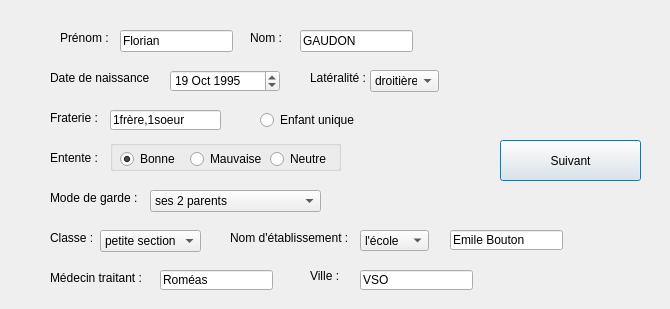
<?xml version="1.0" encoding="UTF-8"?>
<ui version="4.0">
 <class>Test</class>
 <widget class="QDialog" name="Test">
  <property name="geometry">
   <rect>
    <x>0</x>
    <y>0</y>
    <width>670</width>
    <height>309</height>
   </rect>
  </property>
  <property name="windowTitle">
   <string>Dialog</string>
  </property>
  <widget class="QLineEdit" name="lineEditMedecinTraitant">
   <property name="geometry">
    <rect>
     <x>160</x>
     <y>270</y>
     <width>113</width>
     <height>20</height>
    </rect>
   </property>
   <property name="text">
    <string>Roméas</string>
   </property>
  </widget>
  <widget class="QComboBox" name="comboBoxLateralite">
   <property name="geometry">
    <rect>
     <x>370</x>
     <y>70</y>
     <width>69</width>
     <height>22</height>
    </rect>
   </property>
   <item>
    <property name="text">
     <string>droitière</string>
    </property>
   </item>
   <item>
    <property name="text">
     <string>gauchère</string>
    </property>
   </item>
   <item>
    <property name="text">
     <string>ambidextre</string>
    </property>
   </item>
  </widget>
  <widget class="QLabel" name="labelClasse">
   <property name="geometry">
    <rect>
     <x>50</x>
     <y>230</y>
     <width>51</width>
     <height>16</height>
    </rect>
   </property>
   <property name="text">
    <string>Classe :</string>
   </property>
  </widget>
  <widget class="QLineEdit" name="lineEditVille">
   <property name="geometry">
    <rect>
     <x>360</x>
     <y>270</y>
     <width>113</width>
     <height>20</height>
    </rect>
   </property>
   <property name="text">
    <string>VSO</string>
   </property>
  </widget>
  <widget class="QLineEdit" name="lineEditPrenom">
   <property name="geometry">
    <rect>
     <x>120</x>
     <y>30</y>
     <width>113</width>
     <height>22</height>
    </rect>
   </property>
   <property name="text">
    <string>Florian</string>
   </property>
  </widget>
  <widget class="QLabel" name="labelEntente">
   <property name="geometry">
    <rect>
     <x>50</x>
     <y>150</y>
     <width>61</width>
     <height>16</height>
    </rect>
   </property>
   <property name="text">
    <string>Entente : </string>
   </property>
  </widget>
  <widget class="QGroupBox" name="groupBoxEntente">
   <property name="geometry">
    <rect>
     <x>110</x>
     <y>140</y>
     <width>231</width>
     <height>31</height>
    </rect>
   </property>
   <property name="title">
    <string/>
   </property>
   <widget class="QRadioButton" name="radioButtonNeutreEntente">
    <property name="geometry">
     <rect>
      <x>160</x>
      <y>10</y>
      <width>69</width>
      <height>18</height>
     </rect>
    </property>
    <property name="text">
     <string>Neutre</string>
    </property>
   </widget>
   <widget class="QRadioButton" name="radioButtonMauvaiseEntenre">
    <property name="geometry">
     <rect>
      <x>80</x>
      <y>10</y>
      <width>81</width>
      <height>18</height>
     </rect>
    </property>
    <property name="text">
     <string>Mauvaise</string>
    </property>
   </widget>
   <widget class="QRadioButton" name="radioButtonBonneEntente">
    <property name="geometry">
     <rect>
      <x>10</x>
      <y>10</y>
      <width>71</width>
      <height>18</height>
     </rect>
    </property>
    <property name="text">
     <string>Bonne</string>
    </property>
    <property name="checked">
     <bool>true</bool>
    </property>
   </widget>
  </widget>
  <widget class="QLabel" name="labelNomEtablissement">
   <property name="geometry">
    <rect>
     <x>230</x>
     <y>230</y>
     <width>121</width>
     <height>16</height>
    </rect>
   </property>
   <property name="text">
    <string>Nom d'établissement :</string>
   </property>
  </widget>
  <widget class="QLabel" name="labelFraterie">
   <property name="geometry">
    <rect>
     <x>50</x>
     <y>110</y>
     <width>61</width>
     <height>16</height>
    </rect>
   </property>
   <property name="text">
    <string>Fraterie : </string>
   </property>
  </widget>
  <widget class="QLabel" name="labelPrenom">
   <property name="geometry">
    <rect>
     <x>60</x>
     <y>30</y>
     <width>49</width>
     <height>16</height>
    </rect>
   </property>
   <property name="text">
    <string>Prénom :</string>
   </property>
  </widget>
  <widget class="QPushButton" name="pushButtonSuivant">
   <property name="geometry">
    <rect>
     <x>500</x>
     <y>140</y>
     <width>141</width>
     <height>41</height>
    </rect>
   </property>
   <property name="text">
    <string>Suivant</string>
   </property>
  </widget>
  <widget class="QLineEdit" name="lineEditNomEtablissement">
   <property name="geometry">
    <rect>
     <x>450</x>
     <y>230</y>
     <width>113</width>
     <height>20</height>
    </rect>
   </property>
   <property name="text">
    <string>Emile Bouton</string>
   </property>
  </widget>
  <widget class="QLabel" name="labelLateralite">
   <property name="geometry">
    <rect>
     <x>310</x>
     <y>70</y>
     <width>61</width>
     <height>16</height>
    </rect>
   </property>
   <property name="text">
    <string>Latéralité :</string>
   </property>
  </widget>
  <widget class="QLabel" name="labelDateNaissance">
   <property name="geometry">
    <rect>
     <x>50</x>
     <y>70</y>
     <width>101</width>
     <height>16</height>
    </rect>
   </property>
   <property name="text">
    <string>Date de naissance : </string>
   </property>
  </widget>
  <widget class="QComboBox" name="comboBoxTypeEtablissement">
   <property name="geometry">
    <rect>
     <x>360</x>
     <y>230</y>
     <width>69</width>
     <height>21</height>
    </rect>
   </property>
   <item>
    <property name="text">
     <string>l'école</string>
    </property>
   </item>
   <item>
    <property name="text">
     <string>le collège</string>
    </property>
   </item>
   <item>
    <property name="text">
     <string>le lycée</string>
    </property>
   </item>
  </widget>
  <widget class="QLineEdit" name="lineEditNom">
   <property name="geometry">
    <rect>
     <x>300</x>
     <y>30</y>
     <width>113</width>
     <height>22</height>
    </rect>
   </property>
   <property name="text">
    <string>GAUDON</string>
   </property>
  </widget>
  <widget class="QLabel" name="labelVille">
   <property name="geometry">
    <rect>
     <x>310</x>
     <y>270</y>
     <width>37</width>
     <height>12</height>
    </rect>
   </property>
   <property name="text">
    <string>Ville :</string>
   </property>
  </widget>
  <widget class="QDateEdit" name="dateEditNaissance">
   <property name="geometry">
    <rect>
     <x>170</x>
     <y>70</y>
     <width>110</width>
     <height>22</height>
    </rect>
   </property>
   <property name="dateTime">
    <datetime>
     <hour>17</hour>
     <minute>0</minute>
     <second>0</second>
     <year>1995</year>
     <month>10</month>
     <day>19</day>
    </datetime>
   </property>
  </widget>
  <widget class="QLabel" name="labelNom">
   <property name="geometry">
    <rect>
     <x>250</x>
     <y>30</y>
     <width>49</width>
     <height>16</height>
    </rect>
   </property>
   <property name="text">
    <string>Nom :</string>
   </property>
  </widget>
  <widget class="QComboBox" name="comboBoxClasse">
   <property name="geometry">
    <rect>
     <x>100</x>
     <y>230</y>
     <width>101</width>
     <height>22</height>
    </rect>
   </property>
   <property name="currentText">
    <string>petite section</string>
   </property>
   <item>
    <property name="text">
     <string>petite section</string>
    </property>
   </item>
   <item>
    <property name="text">
     <string>moyenne section</string>
    </property>
   </item>
   <item>
    <property name="text">
     <string>grande section </string>
    </property>
   </item>
   <item>
    <property name="text">
     <string>CP</string>
    </property>
   </item>
   <item>
    <property name="text">
     <string>CE1</string>
    </property>
   </item>
   <item>
    <property name="text">
     <string>CE2</string>
    </property>
   </item>
   <item>
    <property name="text">
     <string>CM1</string>
    </property>
   </item>
   <item>
    <property name="text">
     <string>CM2</string>
    </property>
   </item>
   <item>
    <property name="text">
     <string>6ème</string>
    </property>
   </item>
   <item>
    <property name="text">
     <string>5ème</string>
    </property>
   </item>
   <item>
    <property name="text">
     <string>4ème</string>
    </property>
   </item>
   <item>
    <property name="text">
     <string>3ème</string>
    </property>
   </item>
   <item>
    <property name="text">
     <string>2nd</string>
    </property>
   </item>
   <item>
    <property name="text">
     <string>1ère</string>
    </property>
   </item>
   <item>
    <property name="text">
     <string>Terminal </string>
    </property>
   </item>
   <item>
    <property name="text">
     <string>post BAC</string>
    </property>
   </item>
  </widget>
  <widget class="QLabel" name="labelModeGarde">
   <property name="geometry">
    <rect>
     <x>50</x>
     <y>190</y>
     <width>111</width>
     <height>16</height>
    </rect>
   </property>
   <property name="text">
    <string>Mode de garde :</string>
   </property>
  </widget>
  <widget class="QLabel" name="labelMedecin">
   <property name="geometry">
    <rect>
     <x>50</x>
     <y>270</y>
     <width>101</width>
     <height>16</height>
    </rect>
   </property>
   <property name="text">
    <string>Médecin traitant :</string>
   </property>
  </widget>
  <widget class="QRadioButton" name="radioButtonEnfantUnique">
   <property name="geometry">
    <rect>
     <x>260</x>
     <y>110</y>
     <width>111</width>
     <height>20</height>
    </rect>
   </property>
   <property name="text">
    <string>Enfant unique</string>
   </property>
  </widget>
  <widget class="QComboBox" name="comboBoxModeGarde">
   <property name="geometry">
    <rect>
     <x>150</x>
     <y>190</y>
     <width>171</width>
     <height>22</height>
    </rect>
   </property>
   <item>
    <property name="text">
     <string>ses 2 parents</string>
    </property>
   </item>
   <item>
    <property name="text">
     <string>son père</string>
    </property>
   </item>
   <item>
    <property name="text">
     <string>sa mère</string>
    </property>
   </item>
   <item>
    <property name="text">
     <string>une garde alternée</string>
    </property>
   </item>
   <item>
    <property name="text">
     <string>une semaine chez chaque parent</string>
    </property>
   </item>
   <item>
    <property name="text">
     <string>la semaine chez sa mère et un week-end sur deux chez son père</string>
    </property>
   </item>
   <item>
    <property name="text">
     <string>la semaine chez son père et un week-end sur deux chez sa mère</string>
    </property>
   </item>
   <item>
    <property name="text">
     <string>en foyer</string>
    </property>
   </item>
  </widget>
  <widget class="QLineEdit" name="lineEditFraterie">
   <property name="geometry">
    <rect>
     <x>110</x>
     <y>110</y>
     <width>111</width>
     <height>20</height>
    </rect>
   </property>
   <property name="text">
    <string>1frère,1soeur</string>
   </property>
  </widget>
 </widget>
 <resources/>
 <connections/>
</ui>
